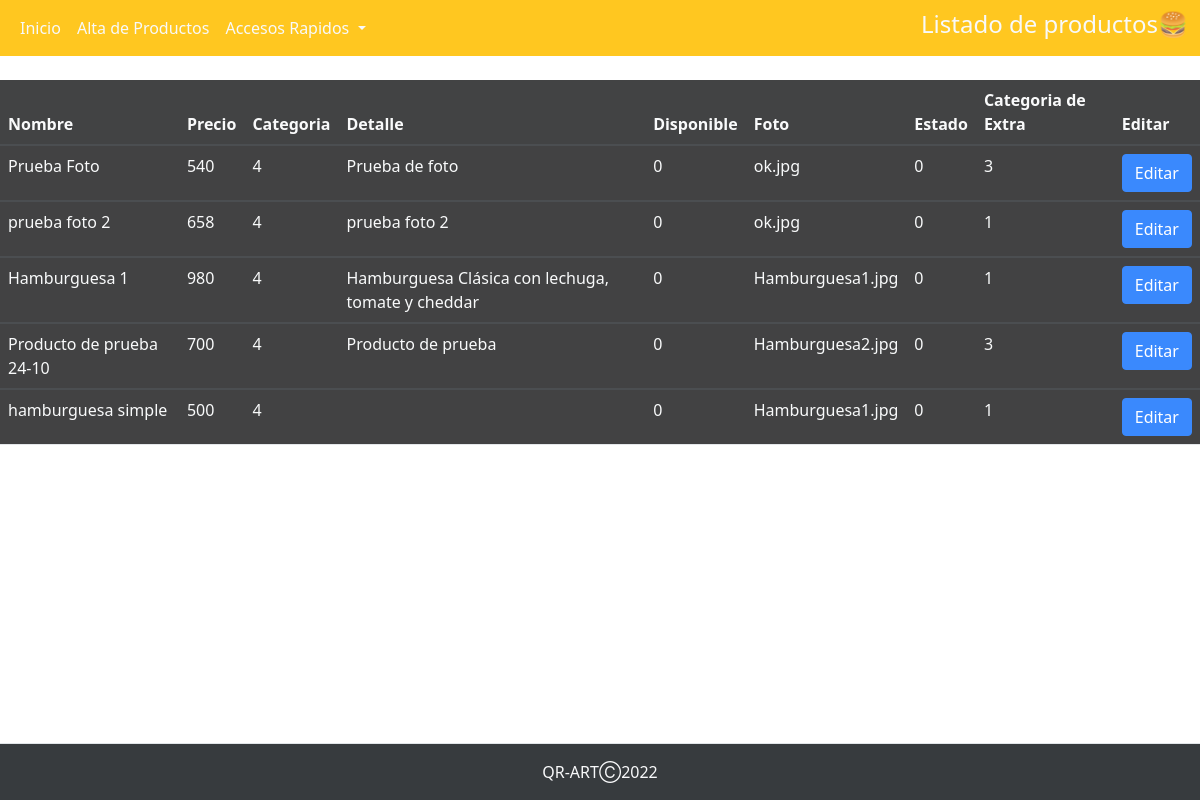
Before: /perfiles/perfil_mozo/productos/modificacionproducto_m.php with the older database file.
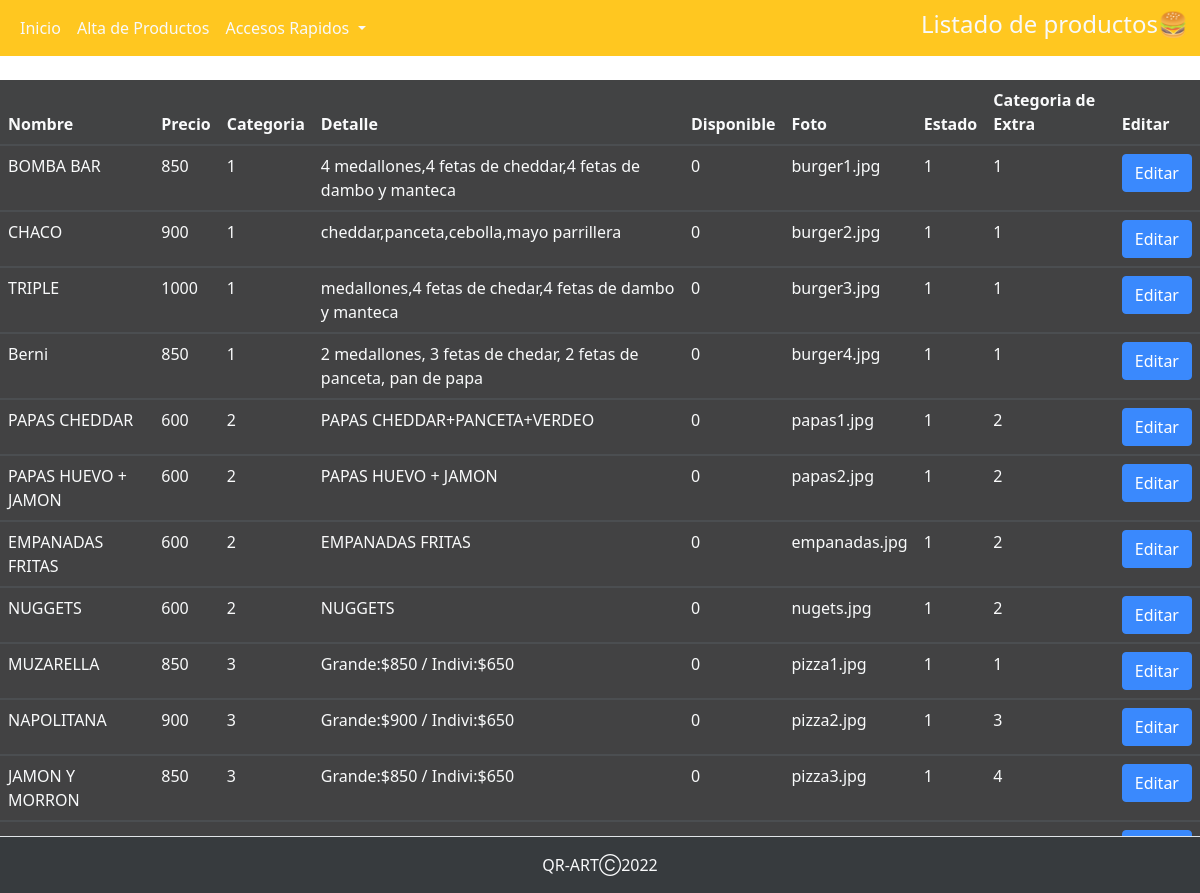
After: the same page with the newer database file.
### tables this page shows
CREATE TABLE `productos` (
  `cod_prod` int(6) NOT NULL,
  `categoria_prod` text NOT NULL,
  `nombre_prod` text NOT NULL,
  `precio_prod` decimal(10,0) NOT NULL,
  `detalle_prod` text NOT NULL,
  `foto_prod` text NOT NULL,
  `prod_disponible` tinyint(1) NOT NULL,
  `requiere_cocina` tinyint(1) NOT NULL,
  `est_baja_prod` tinyint(1) NOT NULL,
  `categ_extra` text NOT NULL
);

### perfiles/perfil_mozo/productos/modificacionproducto_m.php (the view, shortened to what this page needs)
<?php
$conexion=mysqli_connect("localhost","root","","qr_art");
?>
<!DOCTYPE html>
<html lang="en">
<head>
    <link rel="stylesheet" href="https://cdnjs.cloudflare.com/ajax/libs/twitter-bootstrap/5.1.3/css/bootstrap.min.css">
    <link rel="stylesheet" href="https://cdn.datatables.net/1.12.1/css/dataTables.bootstrap5.min.css">
    <link rel="stylesheet " href="../../../assets/stylesnav.css">
    <link rel="stylesheet " href="../../../assets/backp.css">
    <link rel="stylesheet " href="../../../assets/table.css">
</head>
<body>
<nav class="navbar navbar-expand-xl">
  <div class="container-fluid">
    <div class="collapse navbar-collapse" id="navbarSupportedContent">
      <ul class="navbar-nav me-auto mb-2 mb-lg-0">
        <li class="nav-item">
          <a class="nav-link active text-light" aria-current="page" href="../perfil_mozo.php">Inicio</a>
        </li>
        <li class="nav-item">
          <a class="nav-link text-light" href="./altaproducto_m.php">Alta de Productos</a>
        </li>
        <li class="nav-item dropdown">
          <a class="nav-link dropdown-toggle text-light" href="#" id="navbarDropdown" role="button" data-bs-toggle="dropdown" aria-expanded="false">
            Accesos Rapidos
          </a>
        </li>
      </ul>
      <h4 class="text-sm-center text-light">Listado de productos🍔</h4>
    </div>
  </div>
</nav>
  <br>
  <table id="productos" name="productos" class="table table-striped" style="width:100%">
        <thead>
            <tr class="text-light">
                <th class="text-light">Nombre</th>
                <th class="text-light">Precio</th>
                <th class="text-light">Categoria</th>
                <th class="text-light">Detalle</th>
                <th class="text-light">Disponible</th>
                <th class="text-light">Foto</th>
                <th class="text-light">Estado</th>
                <th class="text-light">Categoria de Extra</th>
                <th class="text-light">Editar</th>
            </tr>
        </thead>
        <?php
        $sql="SELECT * from productos";
        $result=mysqli_query($conexion, $sql);
        while($mostrar=mysqli_fetch_array($result)){
        ?>
        <tbody>
            <tr>
                <td class="text-light"><?php echo $mostrar['nombre_prod'] ?></td>
                <td class="text-light"><?php echo $mostrar['precio_prod'] ?></td>
                <td class="text-light"><?php echo $mostrar['categoria_prod'] ?></td>
                <td class="text-light"><?php echo $mostrar['detalle_prod'] ?></td>
                <td class="text-light"><?php echo $mostrar['prod_disponible'] ?></td>
                <td class="text-light"><?php echo $mostrar['foto_prod'] ?></td>
                <td class="text-light"><?php echo $mostrar['est_baja_prod'] ?></td>
                <td class="text-light"><?php echo $mostrar['categ_extra'] ?></td>
                <td>
                <a class= "btn btn-primary" href="actualizar_prod_m.php?id=<?php echo $mostrar['cod_prod']?>" class="table__item__link" >Editar</a>
                </td>
            </tr>
        </tbody>
        <?php
        }
        ?>
    </table>
<footer class="py-3 mt-5 border-top bg-dark fixed-bottom">
            <p class="col-md-12 mb-0 text-light text-center">QR-ARTⒸ2022</p>
    </footer>
</body>
</html>

Changed rows visible on the page:
removed productos: nombre_prod "Prueba Foto", precio_prod "540", categoria_prod "4", detalle_prod "Prueba de foto", prod_disponible "0", foto_prod "ok.jpg", est_baja_prod "0", categ_extra "3"
removed productos: nombre_prod "prueba foto 2", precio_prod "658", categoria_prod "4", detalle_prod "prueba foto 2", prod_disponible "0", foto_prod "ok.jpg", est_baja_prod "0", categ_extra "1"
removed productos: nombre_prod "Hamburguesa 1", precio_prod "980", categoria_prod "4", detalle_prod "Hamburguesa Clásica con lechuga, tomate y cheddar", prod_disponible "0", foto_prod "Hamburguesa1.jpg", est_baja_prod "0", categ_extra "1"
removed productos: nombre_prod "Producto de prueba 24-10", precio_prod "700", categoria_prod "4", detalle_prod "Producto de prueba", prod_disponible "0", foto_prod "Hamburguesa2.jpg", est_baja_prod "0", categ_extra "3"
removed productos: nombre_prod "hamburguesa simple", precio_prod "500", categoria_prod "4", prod_disponible "0", foto_prod "Hamburguesa1.jpg", est_baja_prod "0", categ_extra "1"
added productos: nombre_prod "BOMBA BAR", precio_prod "850", categoria_prod "1", detalle_prod "4 medallones,4 fetas de cheddar,4 fetas de dambo y manteca", prod_disponible "0", foto_prod "burger1.jpg", est_baja_prod "1", categ_extra "1"
added productos: nombre_prod "CHACO", precio_prod "900", categoria_prod "1", detalle_prod "cheddar,panceta,cebolla,mayo parrillera", prod_disponible "0", foto_prod "burger2.jpg", est_baja_prod "1", categ_extra "1"
added productos: nombre_prod "TRIPLE", precio_prod "1000", categoria_prod "1", detalle_prod "medallones,4 fetas de chedar,4 fetas de dambo y manteca", prod_disponible "0", foto_prod "burger3.jpg", est_baja_prod "1", categ_extra "1"
added productos: nombre_prod "Berni", precio_prod "850", categoria_prod "1", detalle_prod "2 medallones, 3 fetas de chedar, 2 fetas de panceta, pan de papa", prod_disponible "0", foto_prod "burger4.jpg", est_baja_prod "1", categ_extra "1"
added productos: nombre_prod "PAPAS CHEDDAR", precio_prod "600", categoria_prod "2", detalle_prod "PAPAS CHEDDAR+PANCETA+VERDEO", prod_disponible "0", foto_prod "papas1.jpg", est_baja_prod "1", categ_extra "2"
added productos: nombre_prod "PAPAS HUEVO + JAMON", precio_prod "600", categoria_prod "2", detalle_prod "PAPAS HUEVO + JAMON", prod_disponible "0", foto_prod "papas2.jpg", est_baja_prod "1", categ_extra "2"
added productos: nombre_prod "EMPANADAS FRITAS", precio_prod "600", categoria_prod "2", detalle_prod "EMPANADAS FRITAS", prod_disponible "0", foto_prod "empanadas.jpg", est_baja_prod "1", categ_extra "2"
added productos: nombre_prod "NUGGETS", precio_prod "600", categoria_prod "2", detalle_prod "NUGGETS", prod_disponible "0", foto_prod "nugets.jpg", est_baja_prod "1", categ_extra "2"
added productos: nombre_prod "MUZARELLA", precio_prod "850", categoria_prod "3", detalle_prod "Grande:$850 / Indivi:$650", prod_disponible "0", foto_prod "pizza1.jpg", est_baja_prod "1", categ_extra "1"
added productos: nombre_prod "NAPOLITANA", precio_prod "900", categoria_prod "3", detalle_prod "Grande:$900 / Indivi:$650", prod_disponible "0", foto_prod "pizza2.jpg", est_baja_prod "1", categ_extra "3"
added productos: nombre_prod "JAMON Y MORRON", precio_prod "850", categoria_prod "3", detalle_prod "Grande:$850 / Indivi:$650", prod_disponible "0", foto_prod "pizza3.jpg", est_baja_prod "1", categ_extra "4"
